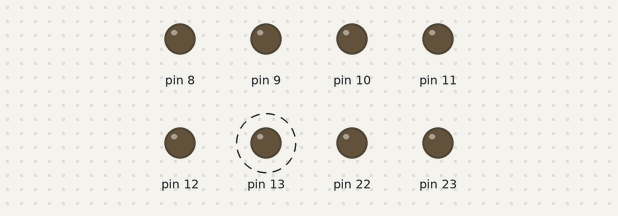
A sketch run on a simulated Arduino Uno, built with avr-gcc and run on an emulated ATmega328P. Parts: output pins drawn as LEDs (lit = HIGH). Dashed ring = blinking.

Above: at 0.5 s.
Timing chart, 0 to 4.6 s (numbered marks = the images above):
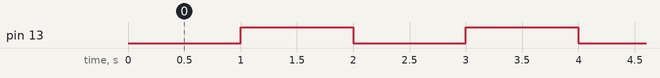

The sketch:

TIMER.ino
```cpp
int timerOverflowCount = 0;

void initTimer() {
  TCCR0B = 0x03;
  DDRB = 0xff;       //configure PORTD as output
  TCNT0 = 0x00;
}


void setup() {
  // put your setup code here, to run once:
  initTimer();
}

void loop() {

     while ( TCNT0 < 250);
     TCNT0 =0x00;
     timerOverflowCount++;
     if(timerOverflowCount>=1000){
       PORTB ^= (1 << PORTB5);
       timerOverflowCount = 0;
      }
}
```

Measured:
- by itself, pin 13: alternates HIGH for 1.0 s and LOW for 1.0 s
